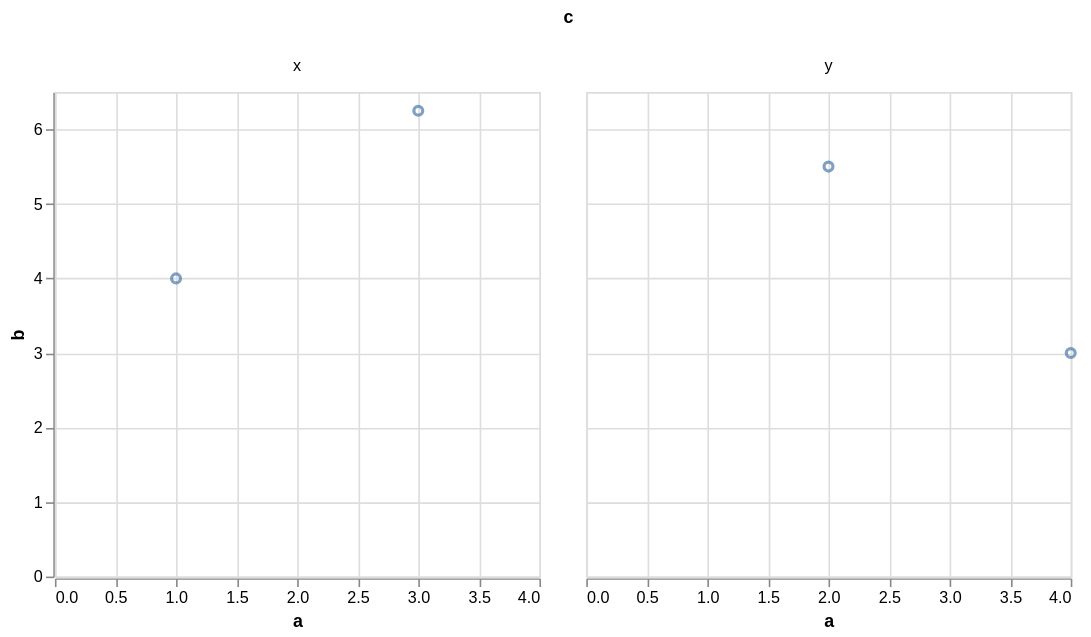

Describe this chart as a Vega-Lite specification.
### Vega-Lite specification from a JSON file in a GitHub repository (floating-point values rounded to 4 significant figures)
{"$schema": "https://vega.github.io/schema/vega-lite/v6.4.1.json", "config": {"view": {"continuousHeight": 300, "continuousWidth": 300}}, "data": {"name": "data-aec22b5641fce54c6a1b0f41e0a05405"}, "datasets": {"data-aec22b5641fce54c6a1b0f41e0a05405": [{"a": 1, "b": 4.0, "c": "x", "t": "2026-01-01T00:00:00"}, {"a": 2, "b": 5.5, "c": "y", "t": "2026-01-02T00:00:00"}, {"a": 3, "b": 6.25, "c": "x", "t": "2026-01-03T00:00:00"}, {"a": 4, "b": 3.0, "c": "y", "t": "2026-01-04T00:00:00"}]}, "facet": {"column": {"field": "c", "type": "nominal"}}, "spec": {"encoding": {"x": {"field": "a", "type": "quantitative"}, "y": {"field": "b", "type": "quantitative"}}, "mark": {"type": "point"}}}
